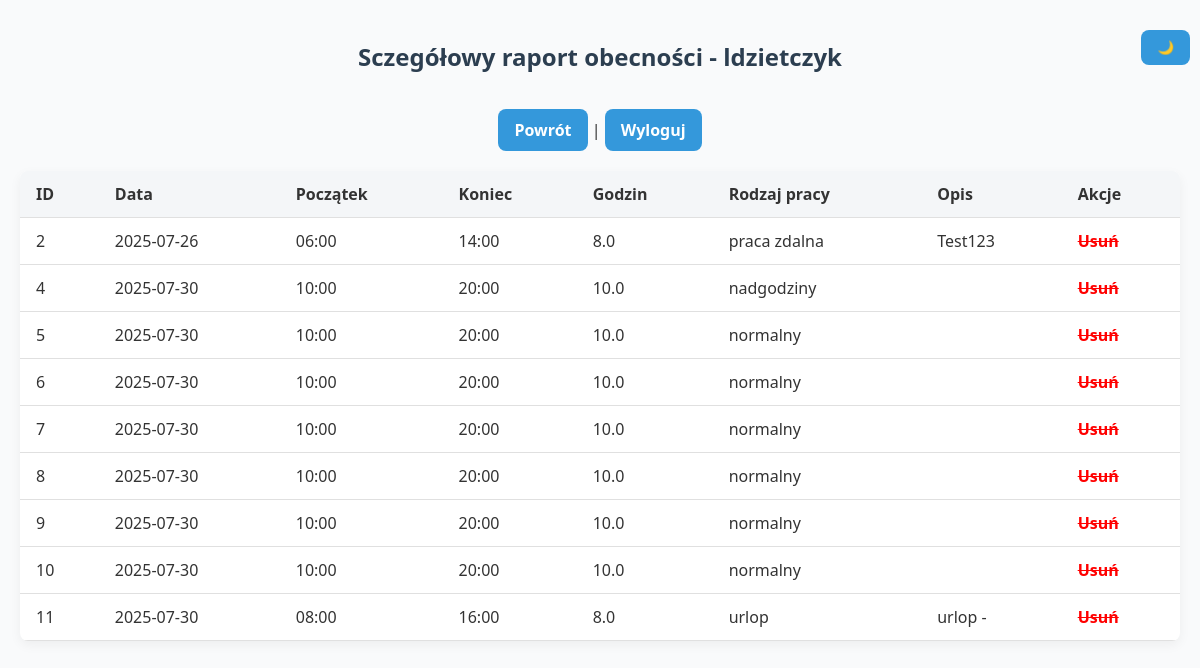
Page /raport/details (signed in) on the earlier database version.
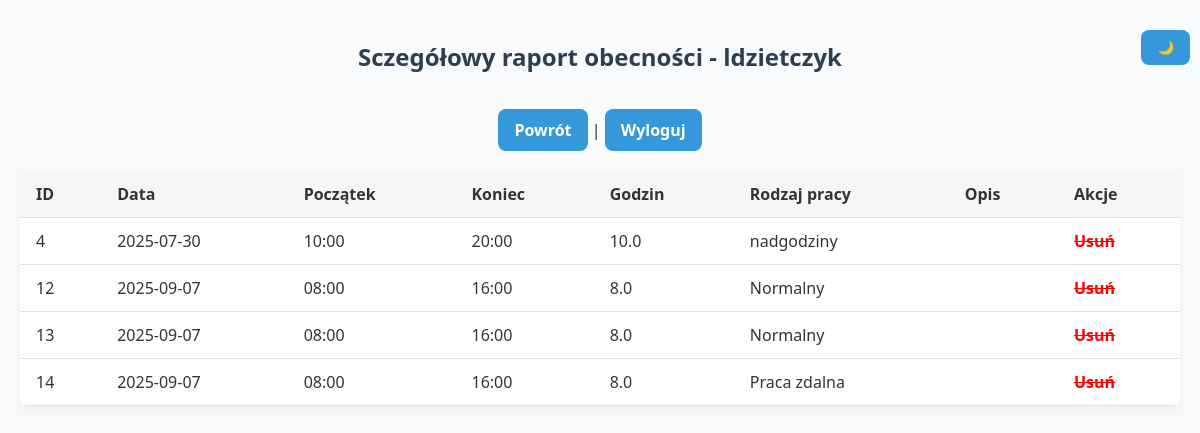
Same page on the later database version.
### app.py (models this page shows)
class User(db.Model):
    id = db.Column(db.Integer, primary_key=True)
    username = db.Column(db.String(80), unique=True, nullable=False)
    firstname = db.Column(db.String(80), unique=False, nullable=False)
    lastname = db.Column(db.String(80), unique=False, nullable=False)
    password_hash = db.Column(db.String(128), nullable=False)

class Attendance(db.Model):
    id = db.Column(db.Integer, primary_key=True)
    user_id = db.Column(db.Integer, db.ForeignKey('user.id'), nullable=False)
    date = db.Column(db.Date, nullable=False)
    start_time = db.Column(db.Time, nullable=False)
    end_time = db.Column(db.Time, nullable=False)
    work_type = db.Column(db.String(50), nullable=False)
    description = db.Column(db.Text, nullable=True)
    timestamp = db.Column(db.DateTime, default=datetime.utcnow)

### app.py (the view)
@app.route('/raport/details')
def raport_details():
    if 'user_id' not in session:
        return redirect(url_for('login'))
    user = User.query.get(session['user_id'])
    entries = Attendance.query.filter_by(user_id=user.id).order_by(Attendance.date).all()
    return render_template('detailraport.html', entries=entries, username=user.username, datetime=datetime)

### templates/detailraport.html (shortened to what this page needs)
<!DOCTYPE html>
<html lang="pl">
<head>
    <link rel="stylesheet" href="{{ url_for('static', filename='css/style.css') }}">
</head>
<body>
    <h2>Sczegółowy raport obecności - {{ username }}</h2>
    <p><a href="{{ url_for('raport') }}" class="btn">Powrót</a> | <a href="{{ url_for('logout') }}" class="btn">Wyloguj</a></p>
    <table class="reptab">
        <thead>
            <tr>
                <th>ID</th>
                <th>Data</th>
                <th>Początek</th>
                <th>Koniec</th>
                <th>Godzin</th>
                <th>Rodzaj pracy</th>
                <th>Opis</th>
                <th>Akcje</th>
            </tr>
        </thead>
        <tbody>
            {% for e in entries %}
            <tr>
                <td>{{ e.id }}</td>
                <td>{{ e.date }}</td>
                <td>{{ e.start_time.strftime('%H:%M') }}</td>
                <td>{{ e.end_time.strftime('%H:%M') }}</td>
                <td>{{ ((datetime.combine(e.date, e.end_time) - datetime.combine(e.date, e.start_time)).seconds // 3600) + (((datetime.combine(e.date, e.end_time) - datetime.combine(e.date, e.start_time)).seconds % 3600) // 60) / 60 }}</td>
                <td>{{ e.work_type }}</td>
                <td class="desc">{{ e.description or '' }}</td>
                <td>
                    <a href="{{ url_for('delete_entry', entry_id=e.id) }}" class="action" onclick="return confirm('Na pewno usunąć ten wpis?');">Usuń</a><br>
                </td>
            </tr>
            {% endfor %}
        </tbody>
    </table>
    <button id="toggle-dark-mode" style="position: fixed; top: 10px; right: 10px; z-index: 999;">
    </button>
</body>
</html>

### static/css/style.css (style rules this page uses)
body { font-family: 'Segoe UI', Tahoma, Geneva, Verdana, sans-serif; background: #f9fafb; color: #333; margin: 0; padding: 20px; }
h2 { text-align: center; color: #2c3e50; margin-bottom: 1rem; }
button, input[type="submit"], a.btn { display: inline-block; background-color: #3498db; color: #fff; padding: 10px 16px; margin-top: 20px; border: none; border-radius: 8px; text-decoration: none; font-weight: bold; cursor: pointer; transition: background-color 0.2s ease; }
.action { color: red; text-decoration: line-through; font-weight: bold; }
.reptab { width: 100%; border-collapse: collapse; margin-top: 20px; background-color: #fff; box-shadow: 0 4px 12px rgba(0,0,0,0.05); border-radius: 8px; overflow: hidden; }
.reptab th, .reptab td { padding: 12px 16px; border-bottom: 1px solid #e0e0e0; text-align: left; }
.reptab th { background-color: #f4f6f8; font-weight: bold; }
.desc { max-width: 300px; word-wrap: break-word; }
p { text-align: center; margin-bottom: 20px; }

Differences in the rows shown:
removed Attendance: id "2", date "2025-07-26", start_time "06:00", end_time "14:00", date+end_time+start_time "8.0", work_type "praca zdalna", description "Test123"
removed Attendance: id "5", date "2025-07-30", start_time "10:00", end_time "20:00", date+end_time+start_time "10.0", work_type "normalny"
removed Attendance: id "6", date "2025-07-30", start_time "10:00", end_time "20:00", date+end_time+start_time "10.0", work_type "normalny"
removed Attendance: id "7", date "2025-07-30", start_time "10:00", end_time "20:00", date+end_time+start_time "10.0", work_type "normalny"
removed Attendance: id "8", date "2025-07-30", start_time "10:00", end_time "20:00", date+end_time+start_time "10.0", work_type "normalny"
removed Attendance: id "9", date "2025-07-30", start_time "10:00", end_time "20:00", date+end_time+start_time "10.0", work_type "normalny"
removed Attendance: id "10", date "2025-07-30", start_time "10:00", end_time "20:00", date+end_time+start_time "10.0", work_type "normalny"
removed Attendance: id "11", date "2025-07-30", start_time "08:00", end_time "16:00", date+end_time+start_time "8.0", work_type "urlop", description "urlop -"
added Attendance: id "12", date "2025-09-07", start_time "08:00", end_time "16:00", date+end_time+start_time "8.0", work_type "Normalny"
added Attendance: id "13", date "2025-09-07", start_time "08:00", end_time "16:00", date+end_time+start_time "8.0", work_type "Normalny"
added Attendance: id "14", date "2025-09-07", start_time "08:00", end_time "16:00", date+end_time+start_time "8.0", work_type "Praca zdalna"
